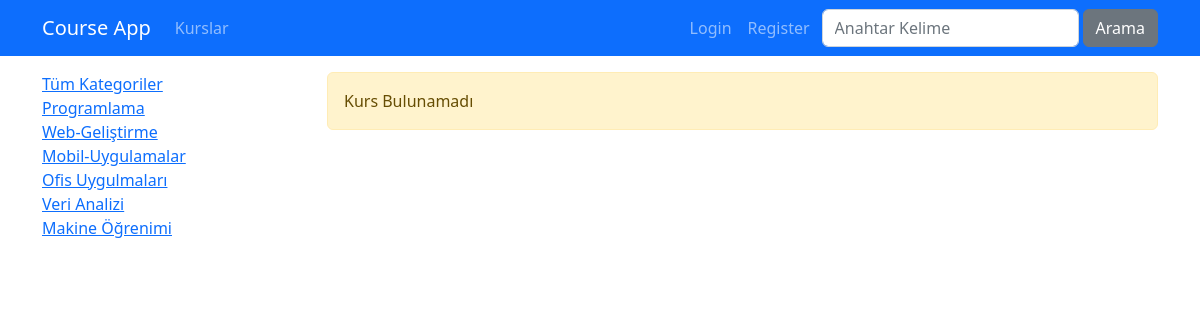
/kurslar/, run on the app's committed database.
### courses/models.py (models this page shows, shortened)
class Category(models.Model):
        name=models.CharField(max_length=40)
        slug=models.SlugField(default="",null=False,unique=True,db_index=True,  max_length=50)

### courses/views.py (the view)
# urls.py: path('',views.index, name="index"),
def index(request):
    kurslar=Course.objects.filter(isActive=1,isHome=1)
    kategoriler=Category.objects.all()
    return render(request,'courses/index.html',{
        'categories':kategoriler,
        'courses':kurslar
    })

### courses/templates/courses/index.html (shortened to what this page needs)
{% extends "layout.html" %}
{% load static %}
{% block css_files %}
<link rel="stylesheet" href="{% static "courses/css/style.css" %}">
{% endblock  %}
{% block content %}
<div class="container mt-3">
  <div class="row">
    <div class="col-3">
      {% include "courses/partials/_categories.html" %}
    </div>
    <div class="col-9">
      {% if page_obj.object_list|length == 0 %}
        <div class="alert alert-warning">Kurs Bulunamadı</div>
      {% endif %}
    </div>
  </div>
</div>
{% endblock %}

### courses/templates/courses/partials/_categories.html
<div class="list-group">
        <a href="/kurslar" class="list-gruop-item list-gruop-item-action">Tüm Kategoriler</a>
        {% for category in categories %}
         <a href="{% url "courses_by_category" category.slug %}" class="list-gruop-item list-gruop-item-action {% if seciliKategori == category.slug %}active{% endif %}">{{category.name|title}}</a>
        {% endfor %}
      </div>

### data on the page
Category: name "Programlama"
Category: name "Web-Geliştirme"
Category: name "Mobil-Uygulamalar"
Category: name "Ofis Uygulmaları"
Category: name "Veri Analizi"
Category: name "Makine Öğrenimi"
